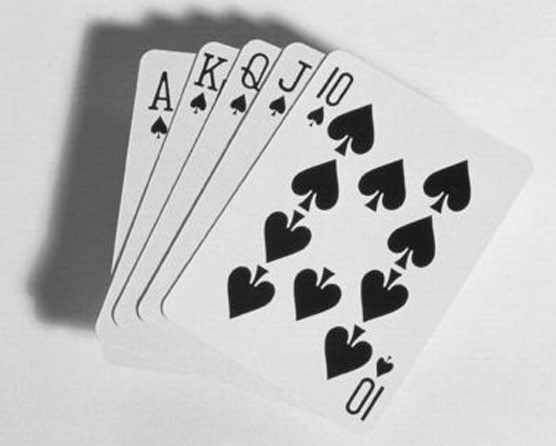
#> input picture Question_5/cards.tif, 556 x 446 px
$ python 5_b.py
#> lines starting #> are read from the running program, lines starting #| are printed output that depends on the picture; after the words box and inside, x2 and y2 are one past the last pixel; in counts of white or black regions, pixels touching at a corner belong together
import cv2
import numpy as np
import matplotlib.pyplot as plt


def histrogram(image, subplot_index):
    hist = np.zeros(256, dtype=np.int32)
    height, width = image.shape
    for i in range(height):
        for j in range(width):
            hist[image[i, j]] += 1
    plt.subplot(2, 4, subplot_index)
    plt.bar(range(256), hist, color='black')
    plt.title('Histogram')

def segmentation(image, threshold, subplot_index):
    height, width = image.shape
    new_image = image.copy()
    for r in range(height):
        for c in range(width):
            if image[r, c] < threshold:
                new_image[r, c] = 0
            else:
                new_image[r, c] = 255
    plt.subplot(2, 4, subplot_index)
    plt.imshow(new_image, cmap='gray')
    plt.title('Segmented ' + str(threshold))
    histrogram(new_image, subplot_index + 4)


image = cv2.imread('./cards.tif' , 0)
#> image is the input picture: shape (446, 556); min 12, max 255, mean 192.1
plt.subplot(2,4,1)
plt.imshow(image, cmap='gray')
plt.title('Original Image')
histrogram(image, 5)

segmentation(image , 50 , 2)
#> after the loop in segmentation, `for r in range(height):`:
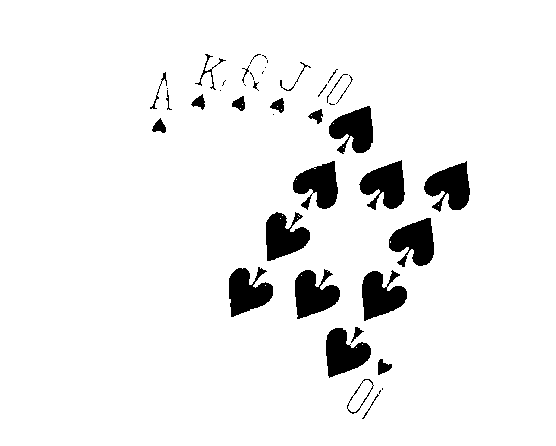
#> new_image: shape (446, 556); 93.6% white; 43 black regions (15 under 20 px), largest, box (x1, y1, x2, y2) and area: (362, 270, 407, 321) 1466, (295, 269, 340, 319) 1457, (424, 161, 470, 212) 1439
segmentation(image , 100 , 3)
#> call 2 of segmentation, with threshold = 100, subplot_index = 3
#> after the loop in segmentation (call 2), `for r in range(height):`:
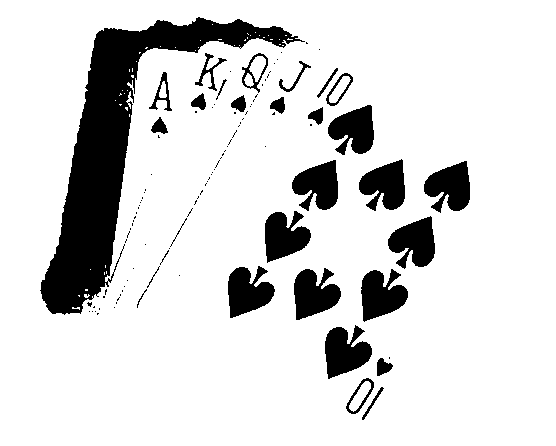
#> new_image: shape (446, 556); 85.2% white; 109 black regions (79 under 20 px), largest, box (x1, y1, x2, y2) and area: (40, 17, 305, 315) 17906, (325, 325, 372, 379) 1645, (361, 269, 408, 322) 1628
segmentation(image , 150 , 4)
#> call 3 of segmentation, with threshold = 150, subplot_index = 4
#> after the loop in segmentation (call 3), `for r in range(height):`:
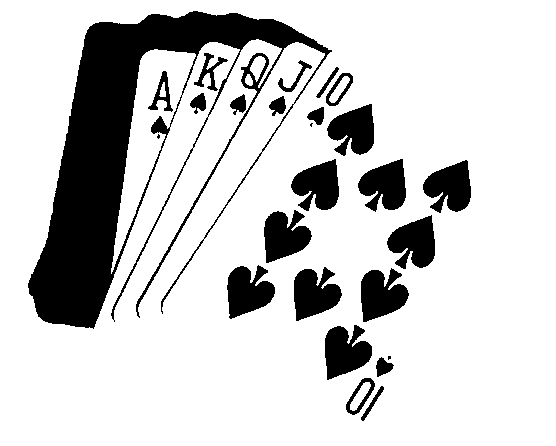
#> new_image: shape (446, 556); 80.8% white; 26 black regions (3 under 20 px), largest, box (x1, y1, x2, y2) and area: (28, 11, 332, 329) 27624, (325, 325, 372, 380) 1759, (361, 268, 409, 322) 1746

plt.show()
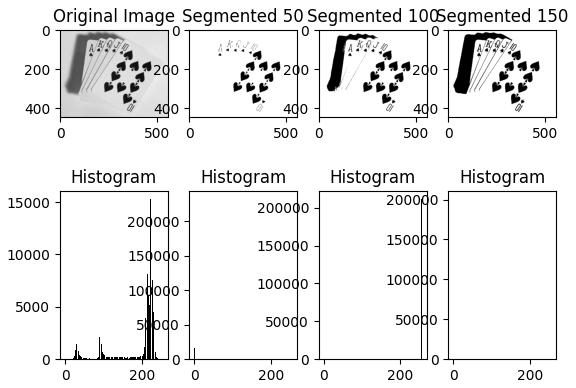
#> figure drawn by matplotlib, 8 panels; panel 2: tallest bar 15278 high, from x = 222.6 to 223.4; panel 4: tallest bar 232228 high, from x = 254.6 to 255.4; panel 6: tallest bar 211203 high, from x = 254.6 to 255.4; panel 8: tallest bar 200388 high, from x = 254.6 to 255.4
